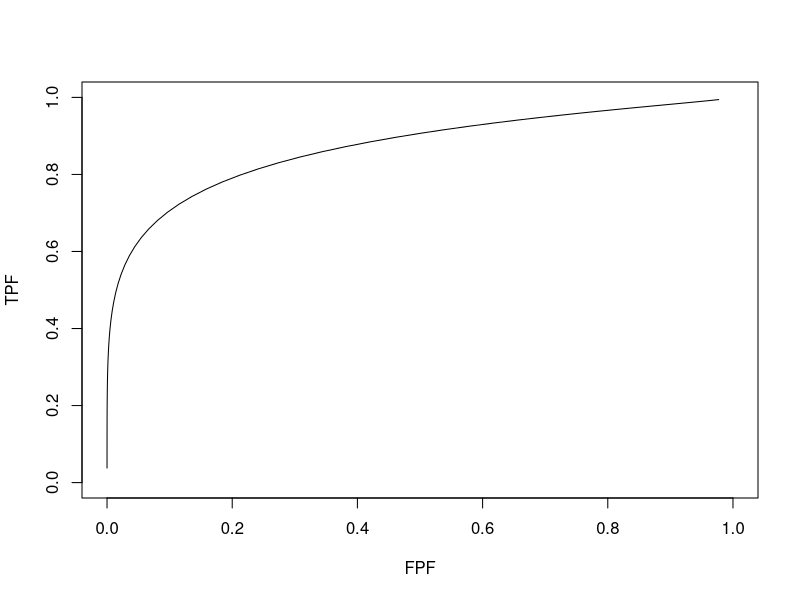
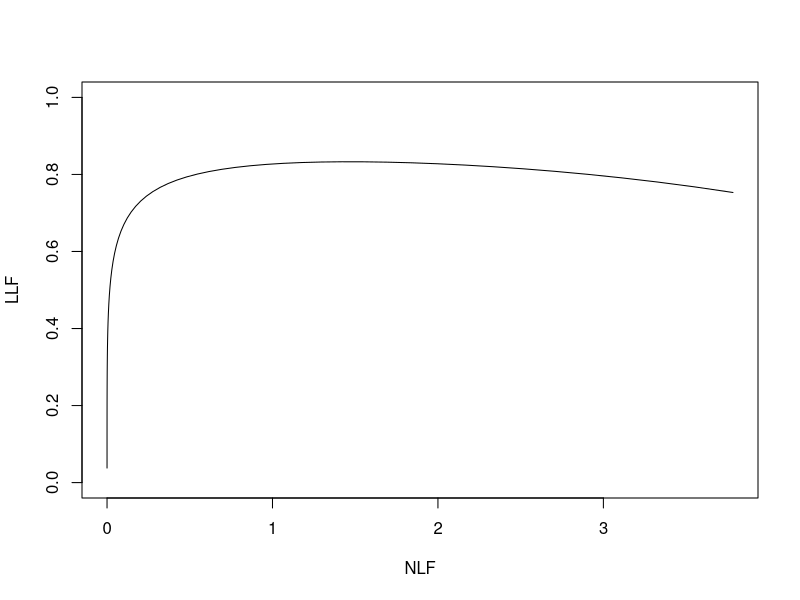

Generate these figures, in order, with R:
# mainBunchTransforms.R
rm(list=ls())
a <- 1.3204 # see book section 6.2.7.1
b <- 0.6075
mu <- a/b; sigma <- 1/b
zeta = seq(-2,mu+3, 0.1)
FPF <- pnorm(-zeta)
TPF <- pnorm(a-b*zeta)
plot(FPF, TPF, type = "l", xlim=c(0,1), ylim=c(0,1))
LLF <- (TPF-FPF)/(1-FPF)
NLF <- -log(1-FPF)
plot(NLF, LLF, type = "l", xlim=c(0,max(NLF)), ylim=c(0,1))
